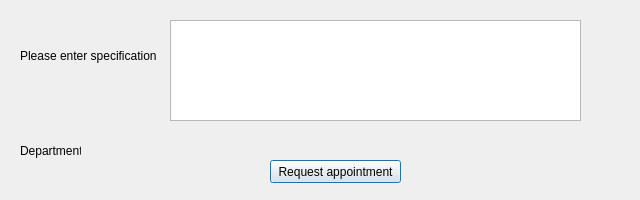
<?xml version="1.0" encoding="UTF-8"?>
<ui version="4.0">
 <class>Dialog</class>
 <widget class="QDialog" name="Dialog">
  <property name="geometry">
   <rect>
    <x>0</x>
    <y>0</y>
    <width>640</width>
    <height>200</height>
   </rect>
  </property>
  <property name="windowTitle">
   <string>Dialog</string>
  </property>
  <widget class="QLabel" name="spec">
   <property name="geometry">
    <rect>
     <x>20</x>
     <y>30</y>
     <width>181</width>
     <height>51</height>
    </rect>
   </property>
   <property name="text">
    <string>Please enter specification</string>
   </property>
  </widget>
  <widget class="QPushButton" name="request">
   <property name="geometry">
    <rect>
     <x>270</x>
     <y>160</y>
     <width>131</width>
     <height>23</height>
    </rect>
   </property>
   <property name="text">
    <string>Request appointment</string>
   </property>
  </widget>
  <widget class="QTextEdit" name="specedit">
   <property name="geometry">
    <rect>
     <x>170</x>
     <y>20</y>
     <width>411</width>
     <height>101</height>
    </rect>
   </property>
  </widget>
  <widget class="QLabel" name="bgd">
   <property name="geometry">
    <rect>
     <x>0</x>
     <y>0</y>
     <width>641</width>
     <height>201</height>
    </rect>
   </property>
   <property name="text">
    <string/>
   </property>
   <property name="pixmap">
    <pixmap resource="medioresoures.qrc">:/project medio/bgd.png</pixmap>
   </property>
  </widget>
  <widget class="QLabel" name="dept">
   <property name="geometry">
    <rect>
     <x>20</x>
     <y>140</y>
     <width>61</width>
     <height>21</height>
    </rect>
   </property>
   <property name="text">
    <string>Department:</string>
   </property>
  </widget>
  <widget class="QLabel" name="deptname">
   <property name="geometry">
    <rect>
     <x>90</x>
     <y>140</y>
     <width>111</width>
     <height>21</height>
    </rect>
   </property>
   <property name="text">
    <string/>
   </property>
  </widget>
  <zorder>bgd</zorder>
  <zorder>spec</zorder>
  <zorder>request</zorder>
  <zorder>specedit</zorder>
  <zorder>dept</zorder>
  <zorder>deptname</zorder>
 </widget>
 <resources>
  <include location="medioresoures.qrc"/>
  <include location="../../../../Python34/Lib/site-packages/PyQt5/medioresoures.qrc"/>
 </resources>
 <connections/>
</ui>
